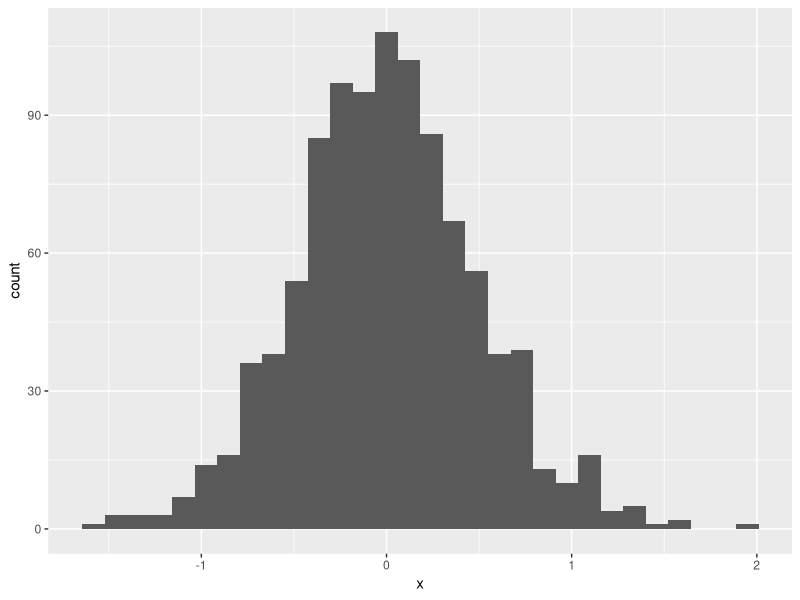
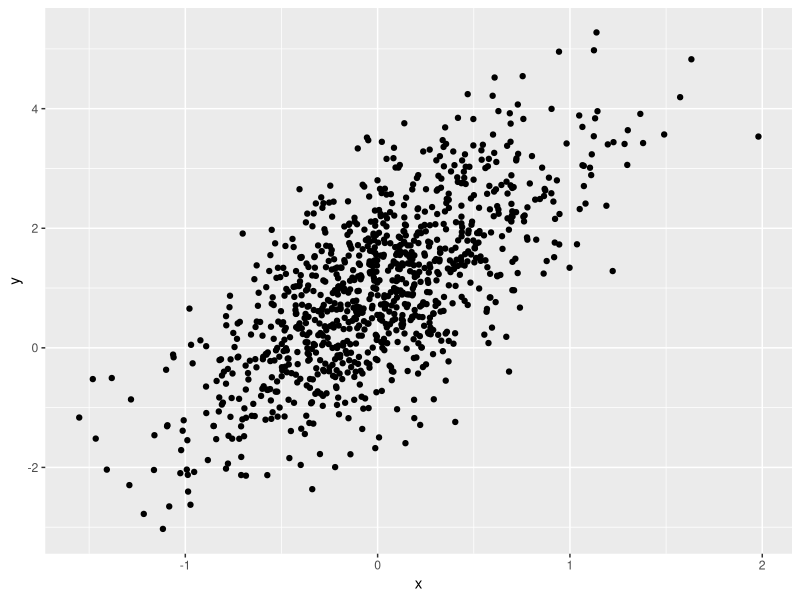
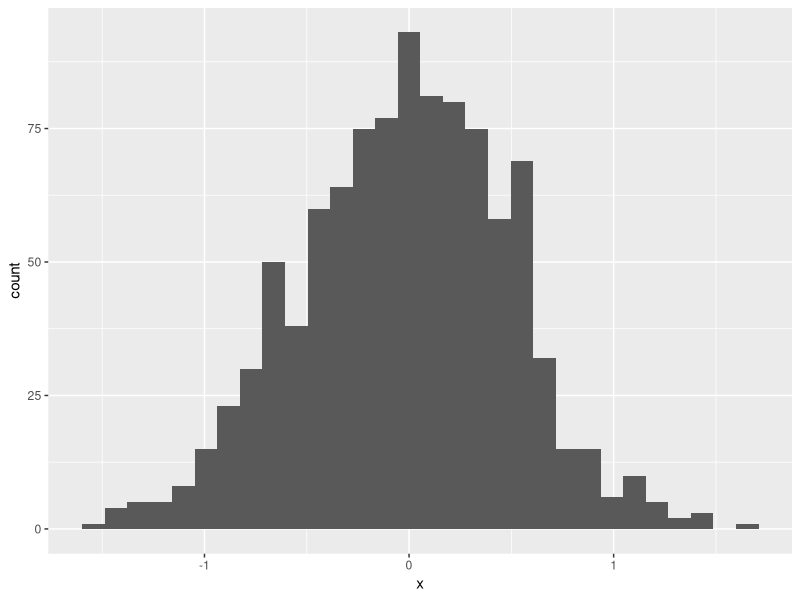
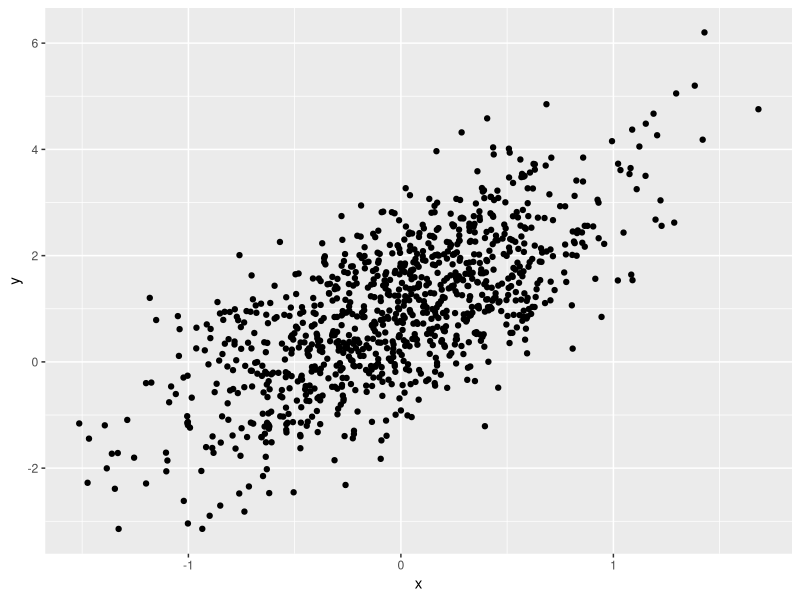
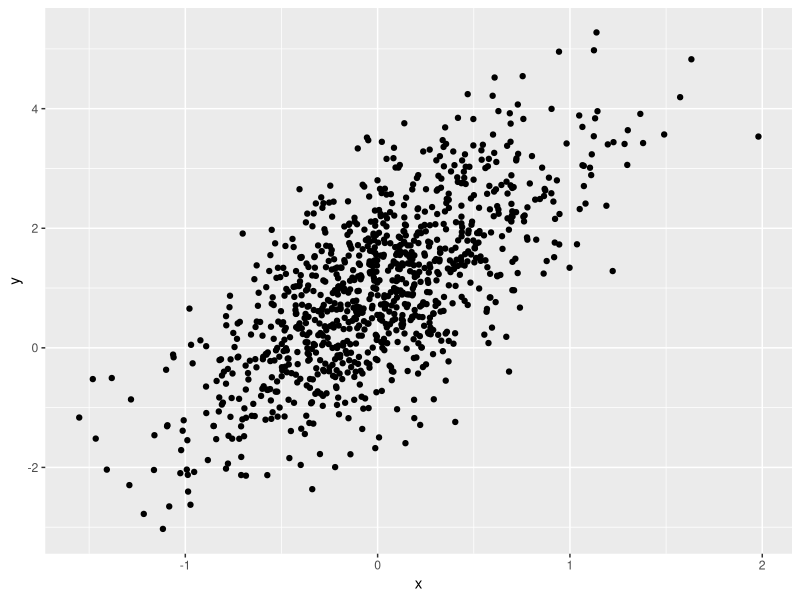

Here is the R script that generated these plots, in order:
######################################################
#code by carolina montes garcia - try this comment chunk for best practices
#introducing r data frames
#sept 5 2024
######################################################

##plots

library(tidyverse)
plot_df =
  tibble(
    x = rnorm(1000, sd = .5), 
    y = 1 + 2 * x + rnorm (1000)
  )
ggplot(plot_df, aes (x=x))+
  geom_histogram()

ggplot(plot_df, aes(x = x, y = y)) +
  geom_point()

ggsave("scatterplot.pdf")
#I've added some change here for the github
plot_df =
  tibble(
    x = rnorm(1000, sd = .5), 
    y = 1 + 2 * x + rnorm (1000)
  )
ggplot(plot_df, aes (x=x))+
  geom_histogram()

ggplot(plot_df, aes(x = x, y = y)) +
  geom_point()